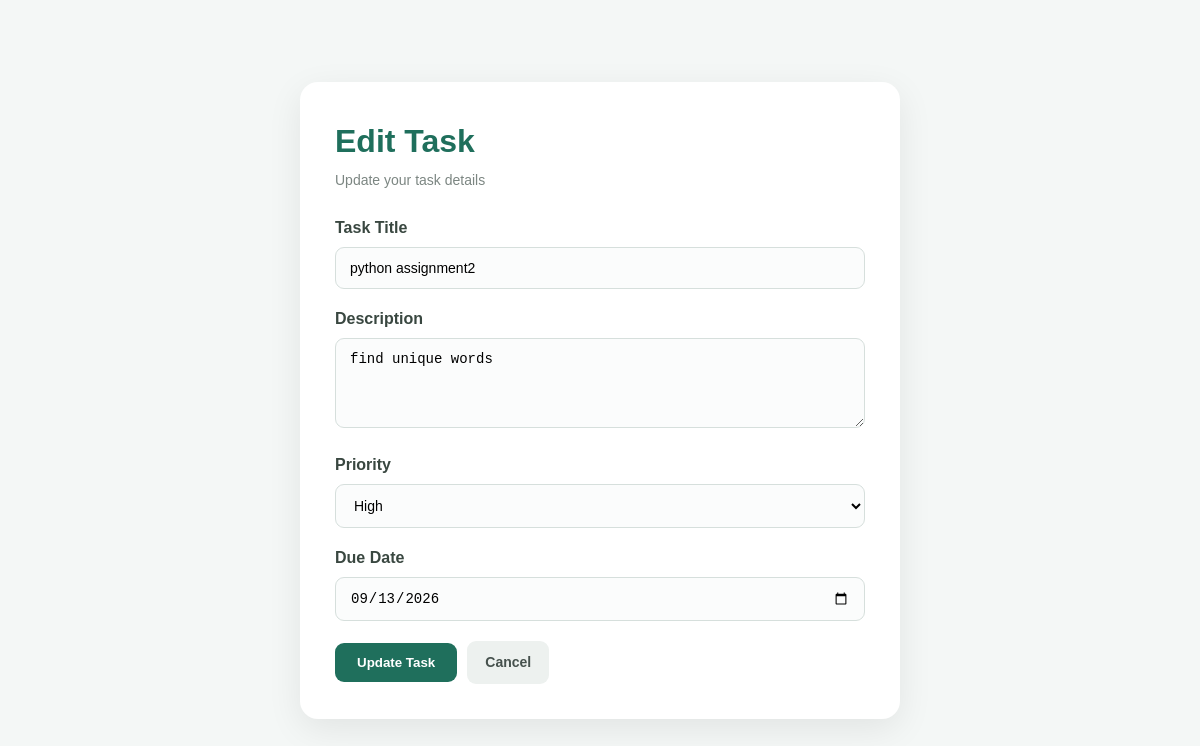
Page /edit/2 on the committed database.
### todo_app/app.py (models this page shows)
class Todoapp(db.Model):
    id = db.Column(db.Integer, primary_key=True)
    title = db.Column(db.String(150), nullable=False)
    description = db.Column(db.String(300), nullable=False, default="")
    priority = db.Column(db.String(20), nullable=False, default="Medium")
    is_completed = db.Column(db.Boolean, nullable=False, default=False)
    due_date = db.Column(db.Date, nullable=False)

### todo_app/app.py (the view)
@app.route("/edit/<int:id>")
def edit(id):
    task = db.get_or_404(Todoapp, id)
    return render_template("edit.html", task=task)

### todo_app/templates/edit.html (shortened to what this page needs)
<!DOCTYPE html>
<html>
<head>
    <link rel="stylesheet"
          href="{{ url_for('static', filename='style.css') }}">
</head>
<body>
<div class="edit-page">
    <div class="edit-card">
        <div class="edit-header">
            <h1>Edit Task</h1>
            <p>
                Update your task details
            </p>
        </div>
        <form
            action="/update/{{ task.id }}"
            method="POST"
        >
            <div class="form-group">
                <label>Task Title</label>
                <input
                    type="text"
                    name="title"
                    value="{{ task.title }}"
                    required
                >
            </div>
            <div class="form-group">
                <label>Description</label>
                <textarea
                    name="description"
                    required
                >{{ task.description }}</textarea>
            </div>
            <div class="form-group">
                <label>Priority</label>
                <select name="priority" required>
                    <option
                        value="High"
                        {% if task.priority == "High" %}
                        selected
                        {% endif %}
                    >
                        High
                    </option>
                </select>
            </div>
            <div class="form-group">
                <label>Due Date</label>
                <input
                    type="date"
                    name="due_date"
                    value="{{ task.due_date }}"
                    required
                >
            </div>
            <div class="edit-actions">
                <button
                    type="submit"
                    class="add-btn"
                >
                    Update Task
                </button>
                <a
                    href="/"
                    class="back-btn"
                >
                    Cancel
                </a>
            </div>
        </form>
    </div>
</div>
</body>
</html>

### todo_app/static/style.css (style rules this page uses)
* { margin: 0; padding: 0; box-sizing: border-box; }
body { font-family: Arial, Helvetica, sans-serif; background: #f4f7f6; color: #26332f; line-height: 1.5; }
.form-group { margin-bottom: 18px; }
.form-group label { display: block; font-weight: bold; margin-bottom: 7px; color: #394740; }
input, textarea, select { width: 100%; padding: 12px 14px; font-size: 14px; border: 1px solid #d6dfdc; border-radius: 9px; outline: none; background: #fbfcfc; transition: 0.2s; }
textarea { min-height: 90px; resize: vertical; }
.add-btn { border: none; background: #1f6f5c; color: white; padding: 12px 22px; border-radius: 9px; font-weight: bold; cursor: pointer; transition: 0.2s; }
.edit-page { min-height: 100vh; display: flex; align-items: center; justify-content: center; padding: 30px; }
.edit-card { width: 100%; max-width: 600px; background: white; padding: 35px; border-radius: 18px; box-shadow: 0 10px 35px rgba(0, 0, 0, 0.08); }
.edit-header { margin-bottom: 25px; }
.edit-header h1 { color: #1f6f5c; margin-bottom: 5px; }
.edit-header p { color: #7c8682; font-size: 14px; }
.edit-actions { display: flex; align-items: center; gap: 10px; margin-top: 20px; }
.back-btn { text-decoration: none; background: #edf1ef; color: #46514d; padding: 11px 18px; border-radius: 9px; font-size: 14px; font-weight: bold; }

### rows in the picture
Todoapp: title "python assignment2", description "find unique words", priority "High", due_date "09/13/2026"
